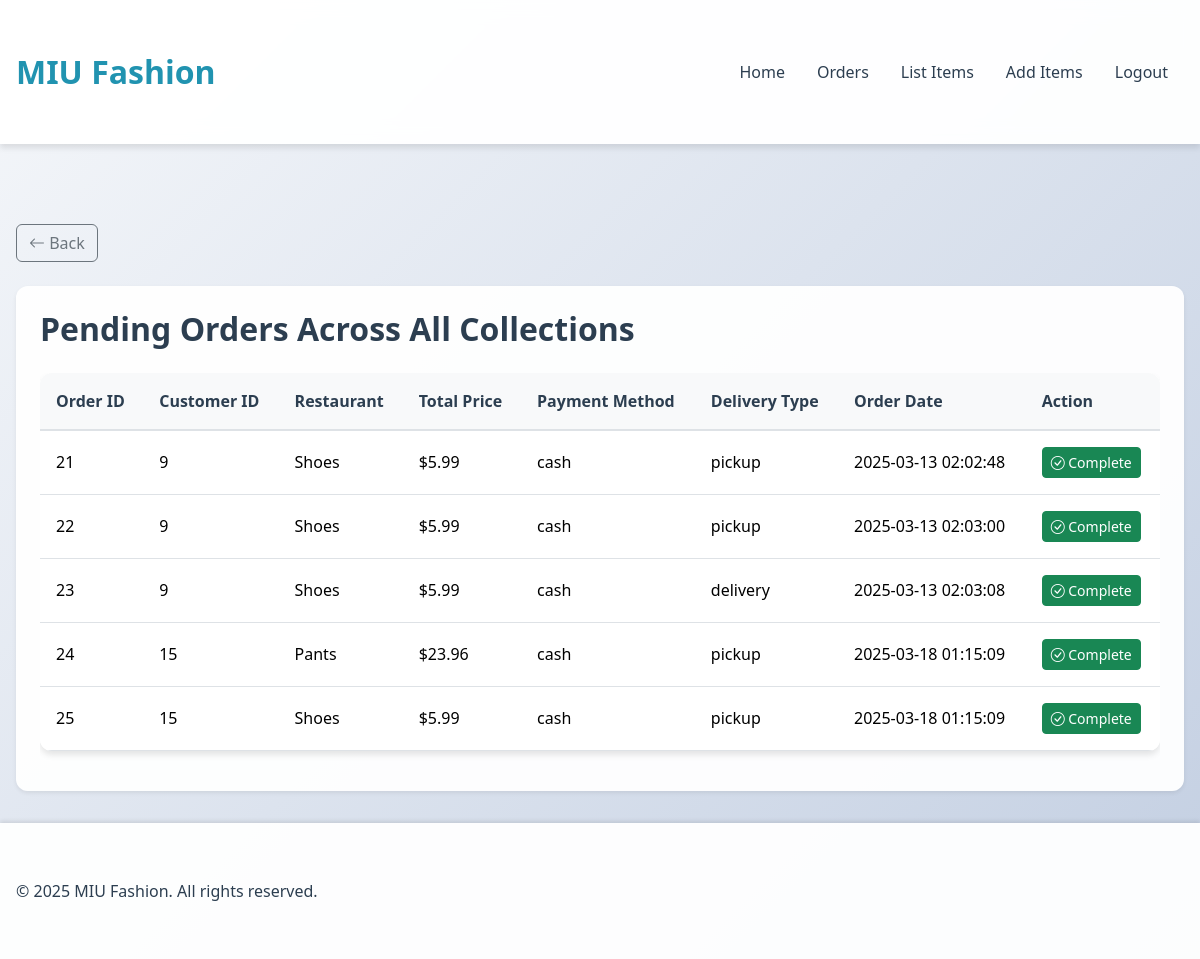
Page /restaurant_pending_orders.php (signed in) on the committed database.
### tables this page shows
CREATE TABLE `orders` (
  `order_id` int(11) NOT NULL,
  `customer_id` int(11) NOT NULL,
  `restaurant_id` int(11) NOT NULL,
  `status` enum('processing','ready','delivered','completed') DEFAULT 'processing',
  `total_price` decimal(10,2) NOT NULL,
  `payment_method` enum('credit_card','cash') NOT NULL,
  `delivery_type` enum('delivery','pickup') NOT NULL,
  `order_notes` text DEFAULT NULL,
  `created_at` timestamp NOT NULL DEFAULT current_timestamp()
);

CREATE TABLE `restaurants` (
  `restaurant_id` int(11) NOT NULL,
  `restaurant_name` varchar(255) NOT NULL,
  `description` text DEFAULT NULL,
  `sizes` varchar(20) NOT NULL,
  `menu_uploaded` tinyint(1) DEFAULT 0,
  `delivery_option` tinyint(1) DEFAULT 1,
  `pickup_option` tinyint(1) DEFAULT 1,
  `status` enum('active','pending','rejected') DEFAULT 'pending',
  `created_at` timestamp NOT NULL DEFAULT current_timestamp()
);

### restaurant_pending_orders.php (the view, shortened to what this page needs)
<?php
include 'db_connection.php';
$query = "SELECT o.order_id, o.customer_id, o.restaurant_id, o.total_price, o.payment_method, o.delivery_type, o.created_at, r.restaurant_name
          FROM orders o
          JOIN restaurants r ON o.restaurant_id = r.restaurant_id
          WHERE o.status = 'processing' ";
$stmt = $conn->prepare($query);
if (!$stmt->execute()) {
    echo "Error executing query: " . $stmt->error;
    exit();
}
$result = $stmt->get_result();
?>
<!DOCTYPE html>
<html lang="en">
<head>
    <link href="https://cdn.jsdelivr.net/npm/bootstrap@5.3.3/dist/css/bootstrap.min.css" rel="stylesheet">
    <link href="styles.css" rel="stylesheet">
</head>
<body>
    <?php include("header.php") ?>
    <div class="container mt-5">
        <div class="mb-4">
            <a href="javascript:history.back()" class="btn btn-outline-secondary">
                <i class="bi bi-arrow-left"></i> Back
            </a>
        </div>
        <div class="card shadow-sm">
            <div class="card-body">
                <h2 class="card-title mb-4">Pending Orders <?php echo isset($restaurant_name) ? "For $restaurant_name" : "Across All Collections" ?></h2>
                <div class="table-responsive">
                    <table class="table table-hover">
                        <thead class="table-light">
                            <tr>
                                <th>Order ID</th>
                                <th>Customer ID</th>
                                <?php if (!isset($restaurant_name)) echo '<th>Restaurant</th>' ?>
                                <th>Total Price</th>
                                <th>Payment Method</th>
                                <th>Delivery Type</th>
                                <th>Order Date</th>
                                <th>Action</th>
                            </tr>
                        </thead>
                        <tbody>
                            <?php
                            if ($result->num_rows === 0) {
                                echo '<tr><td colspan="8" class="text-center py-4 text-muted">No pending orders at the moment.</td></tr>';
                            } else {
                                while ($order = $result->fetch_assoc()) {
                                    echo '<tr>';
                                    echo '<td>' . $order['order_id'] . '</td>';
                                    echo '<td>' . $order['customer_id'] . '</td>';
                                    if (!isset($restaurant_name)) echo '<td>' . htmlspecialchars($order['restaurant_name']) . '</td>';
                                    echo '<td>$' . number_format($order['total_price'], 2) . '</td>';
                                    echo '<td>' . htmlspecialchars($order['payment_method']) . '</td>';
                                    echo '<td>' . htmlspecialchars($order['delivery_type']) . '</td>';
                                    echo '<td>' . $order['created_at'] . '</td>';
                                    echo '<td>
                                            <form action="complete_order.php" method="POST">
                                                <input type="hidden" name="order_id" value="' . $order['order_id'] . '">
                                                <button type="submit" class="btn btn-success btn-sm">
                                                    <i class="bi bi-check-circle"></i> Complete
                                                </button>
                                            </form>
                                          </td>';
                                    echo '</tr>';
                                }
                            }
                            ?>
                        </tbody>
                    </table>
                </div>
            </div>
        </div>
    </div>
    <?php include("footer.php") ?>
    <link rel="stylesheet" href="https://cdn.jsdelivr.net/npm/bootstrap-icons@1.7.2/font/bootstrap-icons.css">
</body>
</html>

### styles.css (style rules this page uses)
:root { --primary-color: #2193b0; --secondary-color: #6dd5ed; --text-color: #2c3e50; --light-bg: #f8f9fa; --border-radius: 12px; --box-shadow: 0 4px 6px rgba(0, 0, 0, 0.1); --transition: all 0.3s ease; }
body { background: linear-gradient(135deg, #f5f7fa 0%, #c3cfe2 100%); min-height: 100vh; font-family: 'Segoe UI', Tahoma, Geneva, Verdana, sans-serif; display: flex; flex-direction: column; color: var(--text-color); }
.card { background: rgba(255, 255, 255, 0.95); border: none; border-radius: var(--border-radius); box-shadow: var(--box-shadow); transition: var(--transition); height: 100%; display: flex; flex-direction: column; overflow: hidden; }
.card-body { flex: 1; display: flex; flex-direction: column; padding: 1.5rem; }
.card-title { color: var(--text-color); font-weight: 600; margin-bottom: 1rem; }
.container { padding: 2rem 1rem; flex: 1; max-width: 1200px; margin: 0 auto; }
.table { background: rgba(255, 255, 255, 0.95); border-radius: var(--border-radius); overflow: hidden; box-shadow: var(--box-shadow); }
.table thead th { background: var(--light-bg); border-bottom: 2px solid #dee2e6; color: var(--text-color); font-weight: 600; padding: 1rem; }
.table tbody td { padding: 1rem; vertical-align: middle; }
.card { animation: fadeIn 0.5s ease-out; }

### rows in the picture
orders: order_id "21", customer "9", restaurant.restaurant_name "Shoes", total_price "5.99", payment_method "cash", delivery_type "pickup", created_at "2025-03-13 02:02:48"
orders: order_id "22", customer "9", restaurant.restaurant_name "Shoes", total_price "5.99", payment_method "cash", delivery_type "pickup", created_at "2025-03-13 02:03:00"
orders: order_id "23", customer "9", restaurant.restaurant_name "Shoes", total_price "5.99", payment_method "cash", delivery_type "delivery", created_at "2025-03-13 02:03:08"
orders: order_id "24", customer "15", restaurant.restaurant_name "Pants", total_price "23.96", payment_method "cash", delivery_type "pickup", created_at "2025-03-18 01:15:09"
orders: order_id "25", customer "15", restaurant.restaurant_name "Shoes", total_price "5.99", payment_method "cash", delivery_type "pickup", created_at "2025-03-18 01:15:09"
